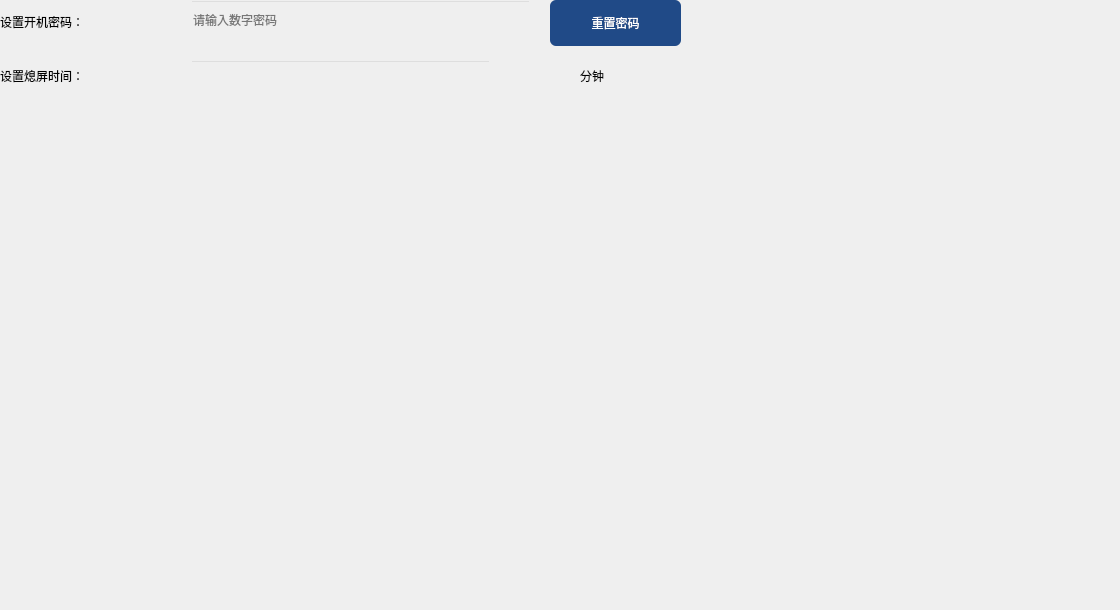
   <widget class="QWidget" name="page_7">
    <widget class="QWidget" name="widget1" native="true">
     <property name="geometry">
      <rect>
       <x>0</x>
       <y>0</y>
       <width>1111</width>
       <height>601</height>
      </rect>
     </property>
     <property name="styleSheet">
      <string notr="true">background: transparent;</string>
     </property>
     <widget class="QLabel" name="label">
      <property name="geometry">
       <rect>
        <x>0</x>
        <y>0</y>
        <width>191</width>
        <height>44</height>
       </rect>
      </property>
      <property name="styleSheet">
       <string notr="true">background: transparent;</string>
      </property>
      <property name="text">
       <string>设置开机密码：</string>
      </property>
     </widget>
     <widget class="QLineEdit" name="lineEdit">
      <property name="geometry">
       <rect>
        <x>190</x>
        <y>0</y>
        <width>341</width>
        <height>40</height>
       </rect>
      </property>
      <property name="text">
       <string/>
      </property>
      <property name="placeholderText">
       <string>请输入数字密码</string>
      </property>
     </widget>
     <widget class="QLabel" name="label_2">
      <property name="geometry">
       <rect>
        <x>0</x>
        <y>60</y>
        <width>191</width>
        <height>32</height>
       </rect>
      </property>
      <property name="styleSheet">
       <string notr="true">background: transparent;</string>
      </property>
      <property name="text">
       <string>设置熄屏时间：</string>
      </property>
     </widget>
     <widget class="QLineEdit" name="lineEdit_2">
      <property name="geometry">
       <rect>
        <x>190</x>
        <y>60</y>
        <width>301</width>
        <height>40</height>
       </rect>
      </property>
     </widget>
     <widget class="QLabel" name="label_3">
      <property name="geometry">
       <rect>
        <x>580</x>
        <y>60</y>
        <width>61</width>
        <height>32</height>
       </rect>
      </property>
      <property name="styleSheet">
       <string notr="true">background: transparent;</string>
      </property>
      <property name="text">
       <string>分钟</string>
      </property>
     </widget>
     <widget class="QPushButton" name="pushButton">
      <property name="geometry">
       <rect>
        <x>550</x>
        <y>0</y>
        <width>131</width>
        <height>46</height>
       </rect>
      </property>
      <property name="styleSheet">
       <string notr="true">background: rgb(32, 74, 135);
color: rgb(255, 255, 255);
border-radius: 6px;</string>
      </property>
      <property name="text">
       <string>重置密码</string>
      </property>
     </widget>
     <widget class="QWidget" name="widget" native="true">
      <property name="geometry">
       <rect>
        <x>800</x>
        <y>260</y>
        <width>300</width>
        <height>320</height>
       </rect>
      </property>
     </widget>
    </widget>
   </widget>
